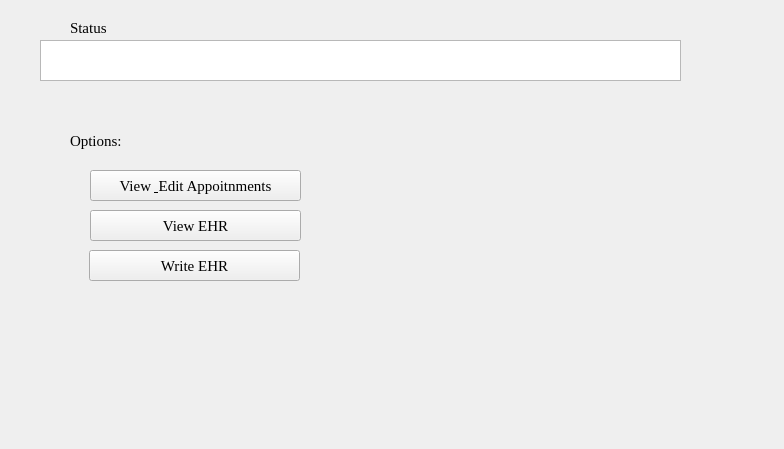
<?xml version="1.0" encoding="UTF-8"?>
<ui version="4.0">
 <class>optionmenu2</class>
 <widget class="QWidget" name="optionmenu2">
  <property name="geometry">
   <rect>
    <x>0</x>
    <y>0</y>
    <width>784</width>
    <height>449</height>
   </rect>
  </property>
  <property name="font">
   <font>
    <family>Times New Roman</family>
    <pointsize>11</pointsize>
   </font>
  </property>
  <property name="windowTitle">
   <string>Form</string>
  </property>
  <widget class="QTextBrowser" name="out">
   <property name="geometry">
    <rect>
     <x>40</x>
     <y>40</y>
     <width>641</width>
     <height>41</height>
    </rect>
   </property>
   <property name="styleSheet">
    <string notr="true">color: rgb(255, 255, 255);</string>
   </property>
  </widget>
  <widget class="QLabel" name="label">
   <property name="geometry">
    <rect>
     <x>70</x>
     <y>120</y>
     <width>161</width>
     <height>41</height>
    </rect>
   </property>
   <property name="styleSheet">
    <string notr="true">font: 16pt &quot;Times New Roman&quot;;</string>
   </property>
   <property name="text">
    <string>Options:</string>
   </property>
  </widget>
  <widget class="QLabel" name="label_4">
   <property name="geometry">
    <rect>
     <x>70</x>
     <y>20</y>
     <width>121</width>
     <height>16</height>
    </rect>
   </property>
   <property name="styleSheet">
    <string notr="true">font: 12pt &quot;Times New Roman&quot;;</string>
   </property>
   <property name="text">
    <string>Status</string>
   </property>
  </widget>
  <widget class="QPushButton" name="pushButton">
   <property name="geometry">
    <rect>
     <x>90</x>
     <y>170</y>
     <width>211</width>
     <height>31</height>
    </rect>
   </property>
   <property name="styleSheet">
    <string notr="true">font: 12pt &quot;Times New Roman&quot;;</string>
   </property>
   <property name="text">
    <string>View &amp; Edit Appoitnments</string>
   </property>
  </widget>
  <widget class="QPushButton" name="pushButton_2">
   <property name="geometry">
    <rect>
     <x>90</x>
     <y>210</y>
     <width>211</width>
     <height>31</height>
    </rect>
   </property>
   <property name="styleSheet">
    <string notr="true">font: 12pt &quot;Times New Roman&quot;;</string>
   </property>
   <property name="text">
    <string>View EHR</string>
   </property>
  </widget>
  <widget class="QPushButton" name="pushButton_3">
   <property name="geometry">
    <rect>
     <x>89</x>
     <y>250</y>
     <width>211</width>
     <height>31</height>
    </rect>
   </property>
   <property name="styleSheet">
    <string notr="true">font: 12pt &quot;Times New Roman&quot;;</string>
   </property>
   <property name="text">
    <string>Write EHR</string>
   </property>
  </widget>
 </widget>
 <resources/>
 <connections/>
</ui>
